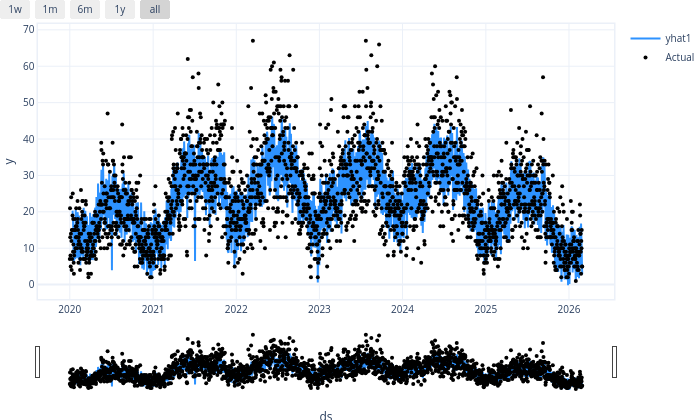
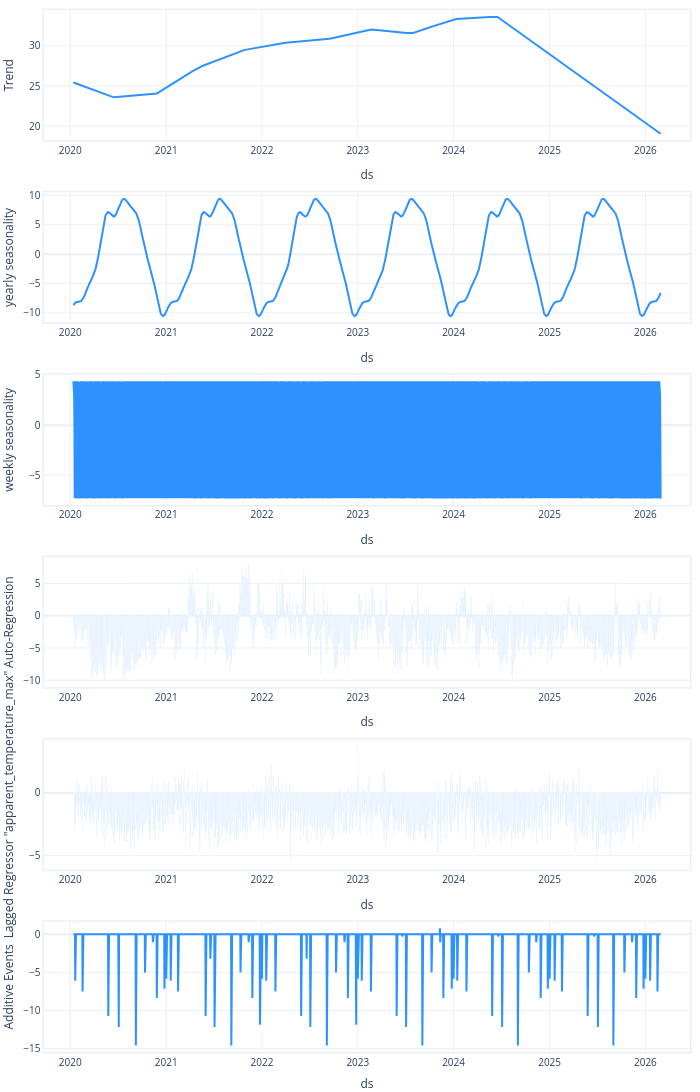

The notebook cell saved with these charts, in order:
### Code cell
# forecast already has the right columns: yhat1, trend, seasonality etc.
print(forecast.columns.tolist())

# Plot directly from forecast (no get_latest_forecast needed)
fig1 = model.plot(forecast)
fig1.show()

# Plot components
fig2 = model.plot_components(forecast)
fig2.show()

### Figure 1 — Plotly figure (JSON) as saved in the notebook; plotly's stock layout.template omitted (floating-point values rounded to 4 significant figures; data arrays with more than 128 entries replaced by an {"elided": "..."} marker saying what was removed)
{"data": [{"fill": "none", "line": {"color": "rgba(45, 146, 255, 1.0)", "width": 2}, "mode": "lines", "name": "yhat1", "type": "scatter", "x": {"elided": "2251 str values"}, "y": {"elided": "2251 float values"}}, {"marker": {"color": "black", "size": 4}, "mode": "markers", "name": "Actual", "type": "scatter", "x": {"elided": "2251 str values"}, "y": {"elided": "2251 float values"}}], "layout": {"autosize": true, "font": {"size": 10}, "height": 420, "hovermode": "x unified", "margin": {"b": 0, "l": 0, "pad": 0, "r": 10, "t": 10}, "showlegend": true, "title": {"font": {"size": 12}}, "width": 700, "xaxis": {"linewidth": 1.5, "mirror": true, "rangeselector": {"buttons": [{"count": 7, "label": "1w", "step": "day", "stepmode": "backward"}, {"count": 1, "label": "1m", "step": "month", "stepmode": "backward"}, {"count": 6, "label": "6m", "step": "month", "stepmode": "backward"}, {"count": 1, "label": "1y", "step": "year", "stepmode": "backward"}, {"step": "all"}]}, "rangeslider": {"visible": true}, "showline": true, "title": {"text": "ds"}, "type": "date"}, "yaxis": {"linewidth": 1.5, "mirror": true, "showline": true, "title": {"text": "y"}}}}

### Figure 2 — Plotly figure (JSON) as saved in the notebook; plotly's stock layout.template omitted (floating-point values rounded to 4 significant figures; data arrays with more than 128 entries replaced by an {"elided": "..."} marker saying what was removed)
{"data": [{"line": {"color": "#2d92ff", "width": 2}, "mode": "lines", "name": "Trend", "showlegend": false, "type": "scatter", "x": {"elided": "2239 str values"}, "xaxis": "x", "y": {"elided": "2239 float values"}, "yaxis": "y"}, {"line": {"color": "#2d92ff", "width": 2}, "mode": "lines", "name": "yearly seasonality", "showlegend": false, "type": "scatter", "x": {"elided": "2239 str values"}, "xaxis": "x2", "y": {"elided": "2239 float values"}, "yaxis": "y2"}, {"line": {"color": "#2d92ff", "width": 2}, "mode": "lines", "name": "weekly seasonality", "showlegend": false, "type": "scatter", "x": {"elided": "2239 str values"}, "xaxis": "x3", "y": {"elided": "2239 float values"}, "yaxis": "y3"}, {"marker": {"color": "#2d92ff"}, "name": "Auto-Regression", "opacity": 1, "showlegend": false, "type": "bar", "x": {"elided": "2239 str values"}, "xaxis": "x4", "y": {"elided": "2239 float values"}, "yaxis": "y4"}, {"marker": {"color": "#2d92ff"}, "name": "Lagged Regressor \"apparent_temperature_max\"", "opacity": 1, "showlegend": false, "type": "bar", "x": {"elided": "2239 str values"}, "xaxis": "x5", "y": {"elided": "2239 float values"}, "yaxis": "y5"}, {"line": {"color": "#2d92ff", "width": 2}, "mode": "lines", "name": "Additive Events", "showlegend": false, "type": "scatter", "x": {"elided": "2239 str values"}, "xaxis": "x6", "y": {"elided": "2239 float values"}, "yaxis": "y6"}], "layout": {"autosize": true, "barmode": "overlay", "font": {"size": 10}, "height": 1260, "hovermode": "x unified", "legend": {"traceorder": "reversed", "y": 0.1}, "margin": {"b": 0, "l": 0, "pad": 0, "r": 10, "t": 10}, "title": {"font": {"size": 12}}, "width": 700, "xaxis": {"anchor": "y", "domain": [0, 1], "linewidth": 1.5, "mirror": true, "range": ["2019-09-23T00:00:00", "2026-06-20T00:00:00"], "showline": true, "title": {"text": "ds"}, "type": "date"}, "xaxis2": {"anchor": "y2", "domain": [0, 1], "linewidth": 1.5, "mirror": true, "range": ["2019-09-23T00:00:00", "2026-06-20T00:00:00"], "showline": true, "title": {"text": "ds"}, "type": "date"}, "xaxis3": {"anchor": "y3", "domain": [0, 1], "linewidth": 1.5, "mirror": true, "range": ["2019-09-23T00:00:00", "2026-06-20T00:00:00"], "showline": true, "title": {"text": "ds"}, "type": "date"}, "xaxis4": {"anchor": "y4", "domain": [0, 1], "linewidth": 1.5, "mirror": true, "range": ["2019-09-23T00:00:00", "2026-06-20T00:00:00"], "showline": true, "title": {"text": "ds"}, "type": "date"}, "xaxis5": {"anchor": "y5", "domain": [0, 1], "linewidth": 1.5, "mirror": true, "range": ["2019-09-23T00:00:00", "2026-06-20T00:00:00"], "showline": true, "title": {"text": "ds"}, "type": "date"}, "xaxis6": {"anchor": "y6", "domain": [0, 1], "linewidth": 1.5, "mirror": true, "range": ["2019-09-23T00:00:00", "2026-06-20T00:00:00"], "showline": true, "title": {"text": "ds"}, "type": "date"}, "yaxis": {"anchor": "x", "domain": [0.875, 1], "linewidth": 1.5, "mirror": true, "rangemode": "normal", "showline": true, "title": {"text": "Trend"}}, "yaxis2": {"anchor": "x2", "domain": [0.7, 0.825], "linewidth": 1.5, "mirror": true, "rangemode": "tozero", "showline": true, "title": {"text": "yearly seasonality"}}, "yaxis3": {"anchor": "x3", "domain": [0.525, 0.65], "linewidth": 1.5, "mirror": true, "rangemode": "tozero", "showline": true, "title": {"text": "weekly seasonality"}}, "yaxis4": {"anchor": "x4", "domain": [0.35, 0.475], "linewidth": 1.5, "mirror": true, "rangemode": "tozero", "showline": true, "title": {"text": "Auto-Regression"}}, "yaxis5": {"anchor": "x5", "domain": [0.175, 0.3], "linewidth": 1.5, "mirror": true, "rangemode": "tozero", "showline": true, "title": {"text": "Lagged Regressor \"apparent_temperature_max\""}}, "yaxis6": {"anchor": "x6", "domain": [0, 0.125], "linewidth": 1.5, "mirror": true, "rangemode": "tozero", "showline": true, "title": {"text": "Additive Events"}}}}
